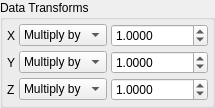
               <widget class="QGroupBox" name="TransformGroup">
                <property name="title">
                 <string>Data Transforms</string>
                </property>
                <layout class="QHBoxLayout" name="horizontalLayout_3">
                 <property name="spacing">
                  <number>4</number>
                 </property>
                 <property name="margin">
                  <number>4</number>
                 </property>
                 <item>
                  <layout class="QGridLayout" name="gridLayout">
                   <property name="spacing">
                    <number>4</number>
                   </property>
                   <item row="0" column="0">
                    <widget class="QLabel" name="XScaleSpinLabel">
                     <property name="sizePolicy">
                      <sizepolicy hsizetype="Minimum" vsizetype="Preferred">
                       <horstretch>0</horstretch>
                       <verstretch>0</verstretch>
                      </sizepolicy>
                     </property>
                     <property name="text">
                      <string>X</string>
                     </property>
                    </widget>
                   </item>
                   <item row="0" column="2">
                    <widget class="QDoubleSpinBox" name="TransformXValueSpin">
                     <property name="sizePolicy">
                      <sizepolicy hsizetype="Expanding" vsizetype="Fixed">
                       <horstretch>0</horstretch>
                       <verstretch>0</verstretch>
                      </sizepolicy>
                     </property>
                     <property name="decimals">
                      <number>4</number>
                     </property>
                     <property name="minimum">
                      <double>0.000100000000000</double>
                     </property>
                     <property name="maximum">
                      <double>1000000.000000000000000</double>
                     </property>
                     <property name="value">
                      <double>1.000000000000000</double>
                     </property>
                    </widget>
                   </item>
                   <item row="1" column="0">
                    <widget class="QLabel" name="YScaleSpinLabel">
                     <property name="sizePolicy">
                      <sizepolicy hsizetype="Minimum" vsizetype="Preferred">
                       <horstretch>0</horstretch>
                       <verstretch>0</verstretch>
                      </sizepolicy>
                     </property>
                     <property name="text">
                      <string>Y</string>
                     </property>
                    </widget>
                   </item>
                   <item row="2" column="0">
                    <widget class="QLabel" name="ZScaleSpinLabel">
                     <property name="sizePolicy">
                      <sizepolicy hsizetype="Minimum" vsizetype="Preferred">
                       <horstretch>0</horstretch>
                       <verstretch>0</verstretch>
                      </sizepolicy>
                     </property>
                     <property name="text">
                      <string>Z</string>
                     </property>
                    </widget>
                   </item>
                   <item row="1" column="2">
                    <widget class="QDoubleSpinBox" name="TransformYValueSpin">
                     <property name="sizePolicy">
                      <sizepolicy hsizetype="Expanding" vsizetype="Fixed">
                       <horstretch>0</horstretch>
                       <verstretch>0</verstretch>
                      </sizepolicy>
                     </property>
                     <property name="decimals">
                      <number>4</number>
                     </property>
                     <property name="minimum">
                      <double>0.000100000000000</double>
                     </property>
                     <property name="maximum">
                      <double>1000000.000000000000000</double>
                     </property>
                     <property name="value">
                      <double>1.000000000000000</double>
                     </property>
                    </widget>
                   </item>
                   <item row="2" column="2">
                    <widget class="QDoubleSpinBox" name="TransformZValueSpin">
                     <property name="sizePolicy">
                      <sizepolicy hsizetype="Expanding" vsizetype="Fixed">
                       <horstretch>0</horstretch>
                       <verstretch>0</verstretch>
                      </sizepolicy>
                     </property>
                     <property name="decimals">
                      <number>4</number>
                     </property>
                     <property name="minimum">
                      <double>0.000100000000000</double>
                     </property>
                     <property name="maximum">
                      <double>1000000.000000000000000</double>
                     </property>
                     <property name="value">
                      <double>1.000000000000000</double>
                     </property>
                    </widget>
                   </item>
                   <item row="0" column="1">
                    <widget class="QComboBox" name="TransformXTypeCombo">
                     <item>
                      <property name="text">
                       <string>Multiply by</string>
                      </property>
                     </item>
                     <item>
                      <property name="text">
                       <string>Divide by</string>
                      </property>
                     </item>
                     <item>
                      <property name="text">
                       <string>Log10</string>
                      </property>
                     </item>
                     <item>
                      <property name="text">
                       <string>Ln</string>
                      </property>
                     </item>
                    </widget>
                   </item>
                   <item row="1" column="1">
                    <widget class="QComboBox" name="TransformYTypeCombo">
                     <item>
                      <property name="text">
                       <string>Multiply by</string>
                      </property>
                     </item>
                     <item>
                      <property name="text">
                       <string>Divide by</string>
                      </property>
                     </item>
                     <item>
                      <property name="text">
                       <string>Log10</string>
                      </property>
                     </item>
                     <item>
                      <property name="text">
                       <string>Ln</string>
                      </property>
                     </item>
                    </widget>
                   </item>
                   <item row="2" column="1">
                    <widget class="QComboBox" name="TransformZTypeCombo">
                     <item>
                      <property name="text">
                       <string>Multiply by</string>
                      </property>
                     </item>
                     <item>
                      <property name="text">
                       <string>Divide by</string>
                      </property>
                     </item>
                     <item>
                      <property name="text">
                       <string>Log10</string>
                      </property>
                     </item>
                     <item>
                      <property name="text">
                       <string>Ln</string>
                      </property>
                     </item>
                    </widget>
                   </item>
                  </layout>
                 </item>
                </layout>
               </widget>
